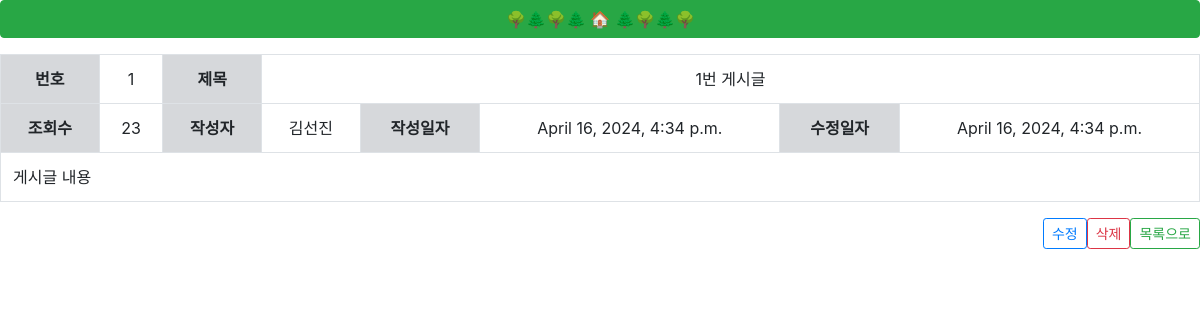
Page /board/detail/1 on the committed database.
### boards/models.py (models this page shows, shortened)
class Board(models.Model):
    idx = models.AutoField(primary_key=True, null=False)
    title = models.CharField(max_length=100)
    contents = models.CharField(max_length=2000)
    name = models.CharField(max_length=20)
    email = models.CharField(max_length=100)
    view_count = models.IntegerField(default=0)
    created_at = models.DateTimeField(auto_now=True)
    updated_at = models.DateTimeField(null=True)

### boards/views.py (the view)
# urls.py: path('board/detail/<int:idx>', detail),
def detail(request, idx):
    if request.method == "GET":
        update_view(idx)
        board = Board.objects.get(idx=idx)
        context = {
            'board': board
        }
        return render(request, 'board/detail.html', context)

### boards/views.py (called while the page is built)
def update_view(idx):
    board = Board.objects.get(idx=idx)
    if board:
        Board.objects.filter(idx=idx).update(
            view_count = board.view_count + 1
        )

### templates/board/detail.html
{% extends 'base.html' %}
{% block content %}
{% if board %}
<table class="table table-bordered text-center">
  <tbody>
    <tr>
      <th scope="col" class="table-secondary">번호</th>
      <td>{{ board.idx }}</td>
      <th scope="col" class="table-secondary">제목</th>
      <td colspan="5">{{ board.title }}</td>
    </tr>
    <tr>
      <th scope="col" class="table-secondary">조회수</th>
      <td>{{ board.view_count }}</td>
      <th scope="col" class="table-secondary">작성자</th>
      <td>{{ board.name }}</td>
      <th scope="col" class="table-secondary">작성일자</th>
      <td>{{ board.created_at }}</td>
      <th scope="col" class="table-secondary">수정일자</th>
      <td>{% if board.updated_at != None %} {{ board.updated_at }} {% else %} {{ "" }} {% endif %}</td>
    </tr>
    <tr>
      <td colspan="8" class="text-left">{{ board.contents }}</td>
    </tr>
  </tbody>
</table>
<div class="d-grid gap-2 d-md-flex justify-content-md-end mt-3 mb-3">
  <button type="button" class="btn btn-outline-primary btn-sm"
  style="--bs-btn-padding-y: .25rem; --bs-btn-padding-x: .5rem; --bs-btn-font-size: .75rem;"
  onclick="location.href='/board/update/{{board.idx}}'">
  수정
  </button>
  <button type="button" class="btn btn-outline-danger btn-sm"
  style="--bs-btn-padding-y: .25rem; --bs-btn-padding-x: .5rem; --bs-btn-font-size: .75rem;"
  onclick="location.href='/board/delete/{{board.idx}}'">
  삭제
  </button>
  <button type="button" class="btn btn-outline-success btn-sm"
  style="--bs-btn-padding-y: .25rem; --bs-btn-padding-x: .5rem; --bs-btn-font-size: .75rem;"
  onclick="location.href='/'">
  목록으로
  </button>
</div>
{% endif %}
{% endblock %}

### rows in the picture
Board: idx "1", title "1번 게시글", view_count "23", name "김선진", created_at "April 16, 2024, 4:34 p.m.", updated_at "April 16, 2024, 4:34 p.m.", contents "게시글 내용"
